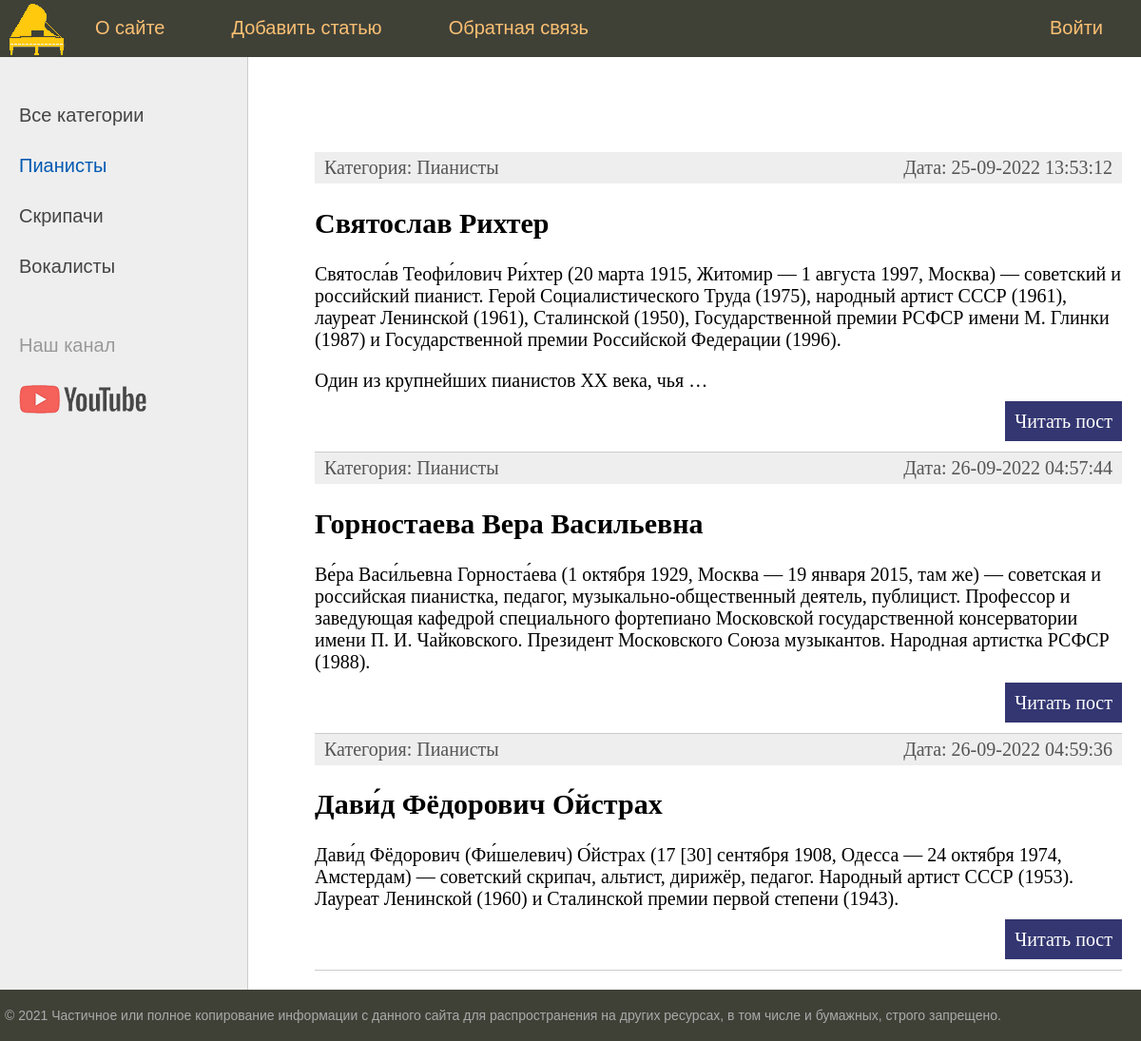
The app's page /category/1/, older data.
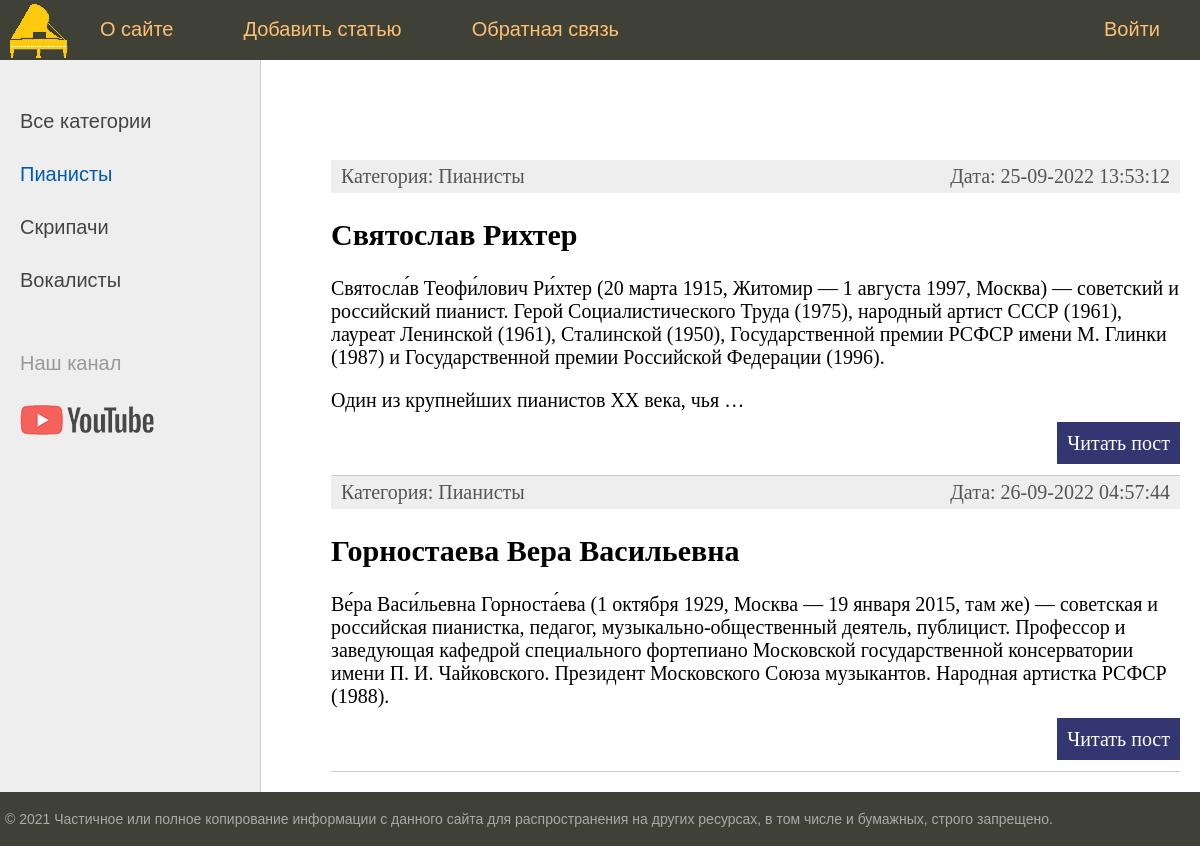
The same page, newer data.
### musicians/models.py (models this page shows, shortened)
class Category(models.Model):
    name = models.CharField(max_length=100, db_index=True, verbose_name="Категория")
    def __str__(self):
        return self.name
    def get_absolute_url(self):
        return reverse('category', kwargs={'cat_id': self.pk})
    class Meta:
        verbose_name = 'Категория'
        verbose_name_plural = 'Категории'
        ordering = ['id']

class Musicians(models.Model):
    id = models.AutoField(primary_key=True)
    title = models.CharField(max_length=255, verbose_name = "Заголовок")
    content = models.TextField(blank=True, verbose_name = "Текст статьи")
    photo = models.ImageField(upload_to="photos/%Y/%m/%d/", verbose_name = "Фотографии")
    audio = models.FileField(upload_to='audio/', blank=True, verbose_name = "Аудиозаписи")
    video = models.FileField(upload_to='video/', blank=True, verbose_name = "Видеозаписи")
    time_create = models.DateTimeField(auto_now_add=True, verbose_name = "Время создания")
    time_update = models.DateTimeField(auto_now=True, verbose_name = "Время обновления")
    is_published = models.BooleanField(default=True, verbose_name = "Публикация")
    cat = models.ForeignKey('Category', on_delete=models.PROTECT, null=True, verbose_name = "Категории")
    def get_absolute_url(self):
        return reverse('post', kwargs={'post_id': self.pk})
    class Meta:
        verbose_name = 'Известные музыканты'
        verbose_name_plural = 'Известные музыканты'
        ordering = ['time_create', 'title']

### musicians/views.py (the view)
# urls.py: path('category/<int:cat_id>/', show_category, name='category'),
def show_category(request, cat_id):
    posts = Musicians.objects.filter(cat_id=cat_id)
    if len(posts) == 0:
        raise Http404()
    context = {
        'posts': posts,
        'menu': menu,
        'title': 'Главная страница',
        'cat_selected': cat_id,
    }
    return render(request, 'musicians/index.html', context=context)

### musicians/templatetags/musicians_tags.py (called while the page is built)
@register.inclusion_tag('musicians/list_categories.html')
def show_categories(sort=None, cat_selected=0):
    if not sort:
        cats = Category.objects.all() # возвращает фрагмент страницы
    else:
        cats = Category.objects.order_by(sort)
    return {"cats": cats, "cat_selected": cat_selected}

### musicians/templates/musicians/index.html (shortened to what this page needs)
{% extends 'musicians/base.html' %}
{% block content %}
<ul class="list-articles">
	{% for p in posts %}
			<li><div class="article-panel">
         		<p class="first">Категория: {{p.cat}}</p>
        	 	<p class="last">Дата: {{p.time_update|date:"d-m-Y H:i:s"}}</p>
			</div>
				<h2>{{p.title}}</h2>
	{% autoescape on %}
	{{p.content|linebreaks|truncatewords:50}}
	{% endautoescape %}
			<p class="link-read-post"><a href="{{ p.get_absolute_url }}">Читать пост</a></p>
			</li>
	{% endfor %}
</ul>
{% endblock %}

### musicians/templates/musicians/list_categories.html
{% for c in cats %}
	{% if c.pk == cat_selected %}
        <li class="selected">{{c.name}}</li>
	{% else %}
        <li><a href="{{ c.get_absolute_url }}">{{c.name}}</a></li>
	{% endif %}
{% endfor %}

Row changes from the older to the newer data that the page shows:
no longer on this page (row edited): Musicians: cat "Пианисты", time_update "26-09-2022 04:59:36", title "Дави́д Фёдорович О́йстрах", content "Дави́д Фёдорович (Фи́шелевич) О́йстрах (17 [30] сентября 1908, Одесса — 24 октября 1974, Амстердам) — советский скрипач, альтист, дирижёр, педагог. Народный артист СССР (1953). Лауреат Ленинской (1960) и Сталинской премии первой степени (1943)."
